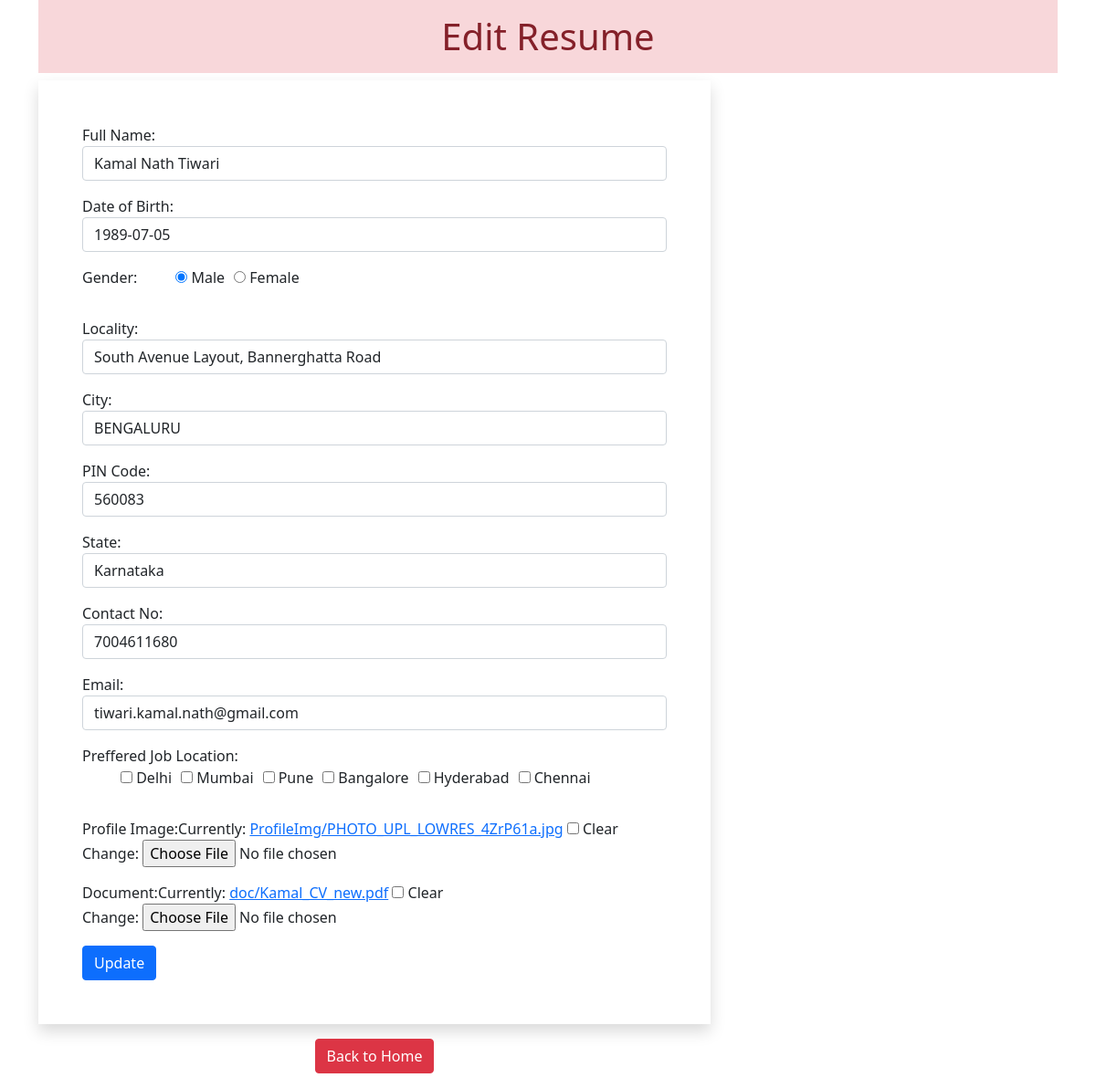
Page /accounts/edit/4 on the committed database.
### myapp/models.py (models this page shows)
class Resume(models.Model):
    name = models.CharField(max_length=70)
    dob = models.DateField(auto_now=False, auto_now_add=False)
    gender = models.CharField(max_length=20)
    locality = models.CharField(max_length=100)
    city = models.CharField(max_length=50)
    pin = models.PositiveIntegerField()
    state = models.CharField(choices=STATE_CHOICES, max_length=50)
    mobile = models.PositiveIntegerField()
    email = models.EmailField()
    job_city = models.CharField(max_length=100, null=True)
    prfile_image = models.ImageField(upload_to='ProfileImg', blank=True)
    my_file = models.FileField(upload_to='doc', blank=True)

### myapp/views.py (the view, shortened to what this page needs)
# urls.py: path('edit/<int:pk>', views.CandidateUpdate.as_view(), name='editcandidate'),
class CandidateUpdate(View):
    def get(self, request, pk):
        id = pk
        candidate = Resume.objects.get(id=id)
        form = ResumeForm(instance=candidate)
        return render(request,'myapp/candidate_update.html',{'form':form})

### myapp/templates/myapp/candidate_update.html (shortened to what this page needs)
<!doctype html>
{% load static %}
<html lang="en">
<head>
  <link href="https://cdn.jsdelivr.net/npm/bootstrap@5.0.0-beta2/dist/css/bootstrap.min.css" rel="stylesheet">
  <link rel="stylesheet" href="//code.jquery.com/ui/1.12.1/themes/base/jquery-ui.css">
  <link rel = "stylesheet" href = " {% static 'myapp/css/style.css' %}" >
</head>
<body>
    <div class="container" mb-5>
        <h1 class="alert-danger text-center p-3">Edit Resume</h1>
        <div class="row">
            <div class="col-sm-8">
                <form method="POST" action="" enctype="multipart/form-data" class="shadow p-5" novalidate>
                    {% for fm in form %}
                        <div class="form-group mb-3">
                            {{fm.label_tag}}{{fm}}
                        </div>
                    {% endfor %}
                    <input type="submit" value ="Update" class = "btn btn-primary">
                </form>
                <div class="text-center p-3">
                    <a href ="{% url 'dashboard' %}" class="btn btn-danger">Back to Home</a>
        </div>
    </div>
</body>
</html>

### myapp/static/myapp/css/style.css (style rules this page uses)
#id_gender, #id_job_city { list-style-type: none; display: inline-flex; }
#id_gender > li { padding-left: 10px; }
#id_job_city > li { padding-left: 10px; }

### rows in the picture
Resume: form "Kamal Nath Tiwari" "1989-07-05" "☑ Gender: ☐ Female" "South Avenue Layout, Bannerghatta Road" "BENGALURU" "560083" "Karnataka" "7004611680" "tiwari.kamal.nath@gmail.com" "☐ ☐ ☐ ☐ ☐ ☐"

### other values in the picture
{{ fm.label_tag }} "Full Name:" "Date of Birth:" "Gender:" "Locality:" "City:" "PIN Code:" "State:" "Contact No:" "Email:" "Preffered Job Location:" "Profile Image:" "Document:"
